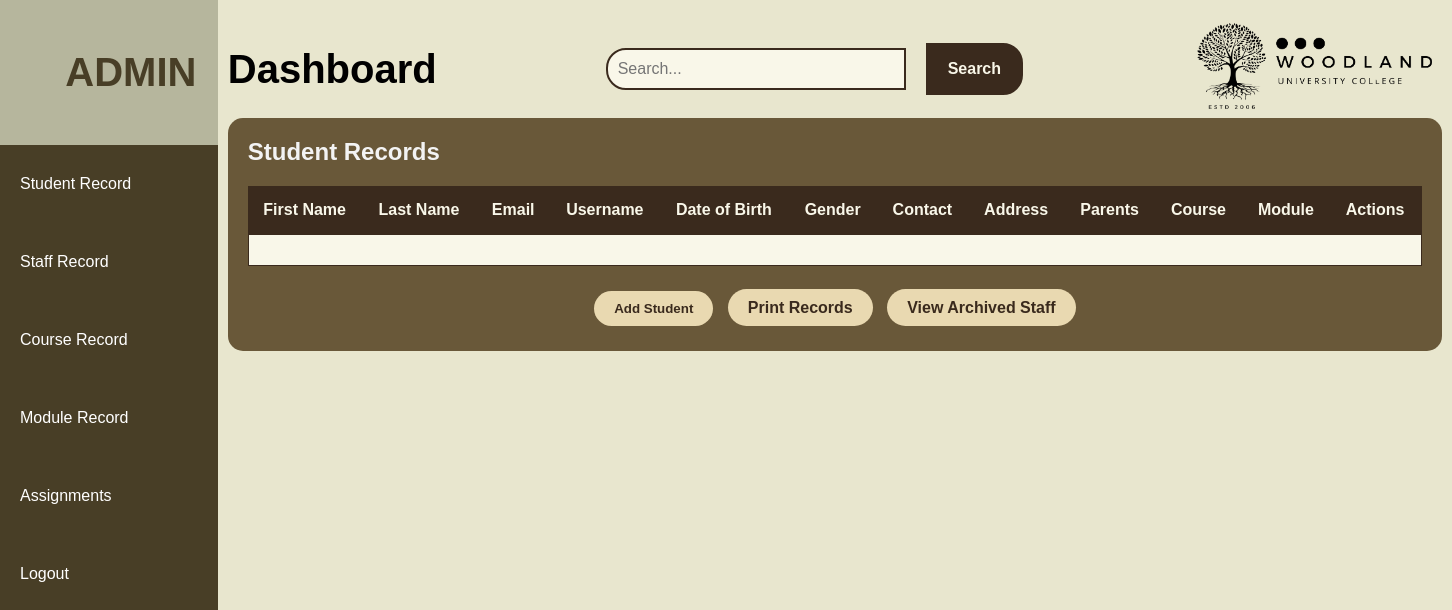
The page /websites/default/public/admin/studentrecord.php on the database as committed earlier.
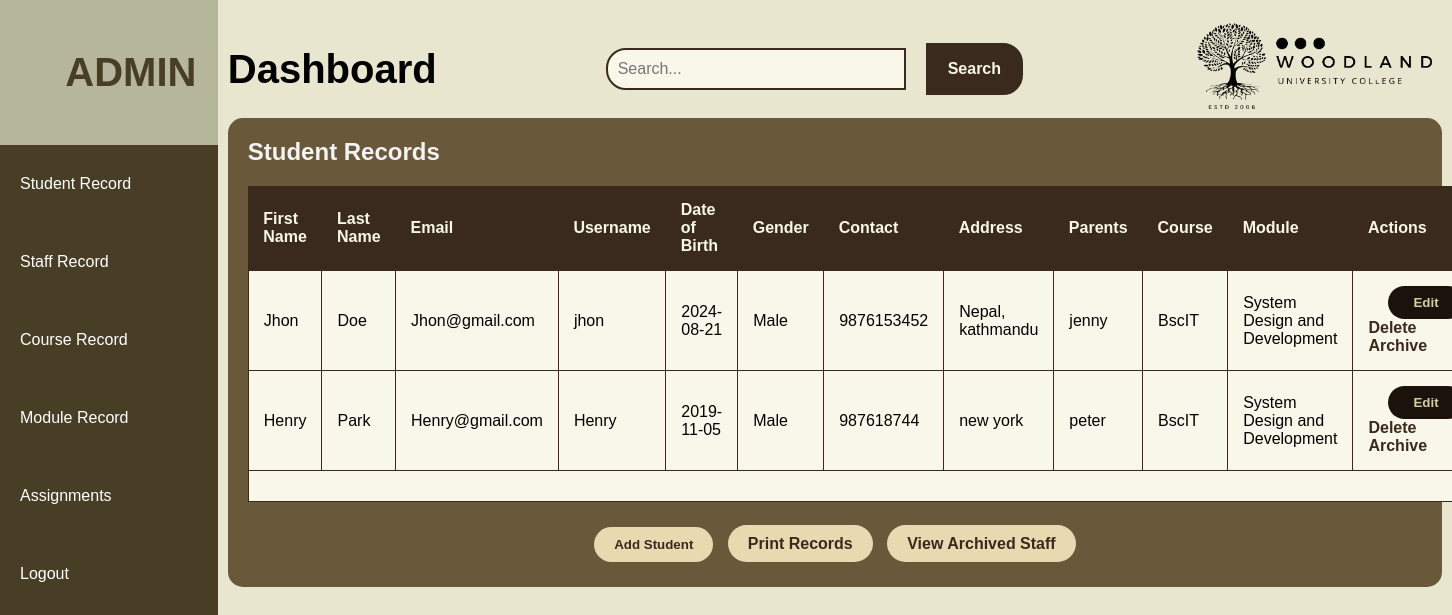
The same page on the database as committed later.
### tables this page shows
CREATE TABLE `students` (
  `id` int(11) NOT NULL AUTO_INCREMENT,
  `firstname` varchar(50) NOT NULL,
  `lastname` varchar(50) NOT NULL,
  `email` varchar(100) NOT NULL,
  `username` varchar(50) NOT NULL,
  `password` varchar(255) NOT NULL,
  `is_archived` tinyint(1) DEFAULT 0,
  `course_id` int(11) DEFAULT NULL,
  `module_id` int(11) DEFAULT NULL,
  `date_of_birth` date DEFAULT NULL,
  `gender` varchar(10) DEFAULT NULL,
  `contact` varchar(20) DEFAULT NULL,
  `address` text DEFAULT NULL,
  `parents` text DEFAULT NULL,
  PRIMARY KEY (`id`),
  UNIQUE KEY `email` (`email`),
  UNIQUE KEY `username` (`username`),
  KEY `course_id` (`course_id`),
  KEY `module_id` (`module_id`),
  CONSTRAINT `students_ibfk_1` FOREIGN KEY (`course_id`) REFERENCES `courses` (`id`),
  CONSTRAINT `students_ibfk_2` FOREIGN KEY (`module_id`) REFERENCES `modules` (`id`)
);

CREATE TABLE `courses` (
  `id` int(11) NOT NULL AUTO_INCREMENT,
  `course_name` varchar(100) NOT NULL,
  `description` text DEFAULT NULL,
  `is_archived` tinyint(1) DEFAULT 0,
  PRIMARY KEY (`id`)
);

CREATE TABLE `modules` (
  `id` int(11) NOT NULL AUTO_INCREMENT,
  `module_name` varchar(100) NOT NULL,
  `description` text DEFAULT NULL,
  `course_id` int(11) DEFAULT NULL,
  `is_archived` tinyint(1) DEFAULT 0,
  PRIMARY KEY (`id`),
  KEY `course_id` (`course_id`),
  CONSTRAINT `fk_course_id` FOREIGN KEY (`course_id`) REFERENCES `courses` (`id`)
);

### websites/default/public/admin/studentrecord.php (the view, shortened to what this page needs)
<?php
$db = new DatabaseConnection();
$conn = $db->getConnection();
$queryCourses = "SELECT * FROM courses WHERE is_archived = 0";
$stmtCourses = $conn->prepare($queryCourses);
$stmtCourses->execute();
$courses = $stmtCourses->fetchAll(PDO::FETCH_ASSOC);
$queryModules = "SELECT * FROM modules WHERE is_archived = 0";
$stmtModules = $conn->prepare($queryModules);
$stmtModules->execute();
$modules = $stmtModules->fetchAll(PDO::FETCH_ASSOC);
$query = "SELECT students.*, courses.course_name, modules.module_name FROM students
          LEFT JOIN courses ON students.course_id = courses.id
          LEFT JOIN modules ON students.module_id = modules.id
          WHERE students.is_archived = 0";
$stmt = $conn->prepare($query);
$stmt->execute();
$students = $stmt->fetchAll(PDO::FETCH_ASSOC);
$content = '
    <div class="table-container">
        <h1 class="table-title">Student Records</h1>
        <table id="studentTable">
            <tr>
                <th>First Name</th>
                <th>Last Name</th>
                <th>Email</th>
                <th>Username</th>
                <th>Date of Birth</th>
                <th>Gender</th>
                <th>Contact</th>
                <th>Address</th>
                <th>Parents</th>
                <th>Course</th>
                <th>Module</th>
                <th>Actions</th>
            </tr>';
foreach ($students as $row) {
    $content .= '
            <tr>
                <td>' . htmlspecialchars($row['firstname']) . '</td>
                <td>' . htmlspecialchars($row['lastname']) . '</td>
                <td>' . htmlspecialchars($row['email']) . '</td>
                <td>' . htmlspecialchars($row['username']) . '</td>
                <td>' . htmlspecialchars($row['date_of_birth']) . '</td>
                <td>' . htmlspecialchars($row['gender']) . '</td>
                <td>' . htmlspecialchars($row['contact']) . '</td>
                <td>' . htmlspecialchars($row['address']) . '</td>
                <td>' . htmlspecialchars($row['parents']) . '</td>
                <td>' . htmlspecialchars($row['course_name']) . '</td>
                <td>' . htmlspecialchars($row['module_name']) . '</td>
                <td>
                    <button onclick="openEditDialog(' . htmlspecialchars($row['id']) . ')">Edit</button>
                    <a href="studentrecord.php?delete=' . htmlspecialchars($row['id']) . '">Delete</a>
                    <a href="archive.php?id=' . htmlspecialchars($row['id']) . '">Archive</a>
                </td>
            </tr>';
}
$content .= '
            <tr>
                <td colspan="12">
                    <div id="studentFormDialog" class="modal">
                        <div class="modal-content">
                            <span class="close" onclick="closeFormDialog()">&times;</span>
                            <h1 id="formTitle">Add New Student</h1>
                            <form id="studentForm" method="POST">
                                <input type="hidden" name="id" id="studentId">
                                <input type="text" name="firstname" id="firstname" placeholder="First Name" required>
                                <input type="text" name="lastname" id="lastname" placeholder="Last Name" required>
                                <input type="email" name="email" id="email" placeholder="Email" required>
                                <input type="text" name="username" id="username" placeholder="Username" required>
                                <input type="password" name="password" id="password" placeholder="Password (optional)">
                                <input type="date" name="date_of_birth" id="date_of_birth" placeholder="Date of Birth" required>
                                <select name="gender" id="gender" required>
                                    <option value="">Select Gender</option>
                                    <option value="Male">Male</option>
                                    <option value="Female">Female</option>
                                    <option value="Other">Other</option>
                                </select>
                                <input type="text" name="contact" id="contact" placeholder="Contact" required>
                                <textarea name="address" id="address" placeholder="Address" required></textarea>
                                <textarea name="parents" id="parents" placeholder="Parents Information" required></textarea>
                                <select name="course_id" id="course_id" required>
                                    <option value="">Select Course</option>';
foreach ($courses as $course) {
    $content .= '<option value="' . htmlspecialchars($course['id']) . '">' . htmlspecialchars($course['course_name']) . '</option>';
}
$content .= '
                                </select>
                                <select name="module_id" id="module_id" required>
                                    <option value="">Select Module</option>';
foreach ($modules as $module) {
    $content .= '<option value="' . htmlspecialchars($module['id']) . '">' . htmlspecialchars($module['module_name']) . '</option>';
}
$content .= '
                                </select>
                            </form>
                        </div>
                    </div>
                </td>
            </tr>
        </table>
        <div class="button-group">
            <button onclick="openFormDialog()" class="button">Add Student</button>
            <a href="print.php" class="button">Print Records</a>
            <a href="archivedstudents.php" class="button">View Archived Staff</a>
        </div>
    </div>
';
include 'admin_layout.php';
?>

### websites/default/public/admin/admin_layout.php (shortened to what this page needs)
<?php
$pageTitle = "Dashboard";
$activePage = basename($_SERVER['PHP_SELF']);
?>
<!DOCTYPE html>
<html lang="en">
<head>
    <link rel="stylesheet" href="../stylee.css">
</head>
<body class="admin-body">
    <div class="sidebar">
        <div class="sidebar-header">
            <h2>ADMIN</h2>
        </div>
        <ul class="sidebar-menu">
            <li class="<?php echo $activePage == 'studentrecord.php' ? 'active' : ''; ?>">
                <a href="studentrecord.php">Student Record</a>
            </li>
            <li class="<?php echo $activePage == 'staffrecord.php' ? 'active' : ''; ?>">
                <a href="staffrecord.php">Staff Record</a>
            </li>
            <li class="<?php echo $activePage == 'course_record.php' ? 'active' : ''; ?>">
                <a href="course_record.php">Course Record</a>
            </li>
            <li class="<?php echo $activePage == 'module_record.php' ? 'active' : ''; ?>">
                <a href="module_record.php">Module Record</a>
            </li>
            <li class="<?php echo $activePage == 'assignment.php' ? 'active' : ''; ?>">
                <a href="assignment.php">Assignments</a>
            </li>
            <li><a href="../logout.php">Logout</a></li>
        </ul>
    </div>
    <div class="main-content">
        <header class="admin-header">
            <h1><?php echo $pageTitle; ?></h1>
            <div class="search-container">
                <input type="text" id="searchInput" placeholder="Search...">
                <button id="searchButton">Search</button>
            </div>
            <div class="admin_logo">
                <img src="../images/Uni-logo.png" alt="Woodland University College Logo">
            </div>
        </header>
        <main>
            <?php echo isset($content) ? $content : ''; ?>
        </main>
    </div>
</body>
</html>

### websites/default/public/stylee.css (style rules this page uses)
* { box-sizing: border-box; margin: 0; padding: 0; }
li, a { font-family: "Montserrat", sans-serif; font-weight: 500; font-size: 16px; color: #333333; text-decoration: none; }
button { font-weight: 700; font-style: normal; color: rgb(213, 206, 163); font-kerning: none; text-decoration: none; }
button { padding: 9px 25px; background-color:rgb(26,18,11); border: none; border-radius: 50px; cursor: pointer; transition: all 0.3s ease 0s; margin-left: 20px; }
img { height: 70px; }
body { font-family: Arial, sans-serif; margin: 0; padding: 0; }
.admin-body { margin: 0; font-family: Arial, sans-serif; background-color: #eee; }
.sidebar { width: 15%; height: 100vh; background-color: #483E26; position: fixed; left: 0; top: 0; display: flex; flex-direction: column; justify-content: space-between; color: white; }
.sidebar-header { background-color: #B6B69D; padding: 50px 0px 50px 0px; }
.sidebar-header h2 { margin: 0; font-size: 2.5em; color: #483E26; padding-left: 30%; }
.sidebar-menu { list-style: none; padding: 0; margin: 0; flex: 1; }
.sidebar-menu li { padding: 20px 10px; font-size: 1.2em; justify-content: center; align-items: center; }
.sidebar-menu li a { text-decoration: none; color: #FFF; display: block; justify-content: center; align-items: center; padding: 10px; }
.main-content { margin-left: 15%; padding: 20px 10px; height: 100vh; background-color: #E8E6CE; }
.admin-header { display: flex; justify-content: space-between; align-items: center; background-color: none ; }
.admin-header h1 { font-size: 2.5em; color: black; margin: 0; }
.admin_logo img { width: 250px; height: auto; }
.search-container { width: 100%; margin: 20px 0; display: flex; justify-content: center; align-items: center; position: relative; }
#searchInput { width: 300px; padding: 10px; border: 2px solid #3A2A1D; border-radius: 20px 0 0 20px; font-size: 16px; background-color: #F9F7E9; color: #3A2A1D; }
#searchButton { padding: 15px 20px; border: 2px solid #3A2A1D; border-radius: 0 20px 20px 0; background-color: #3A2A1D; color: #F9F7E9; font-size: 16px; cursor: pointer; font-weight: bold; }
.table-container { width: 100%; padding: 20px; background-color: #695839; border-radius: 15px; }
.table-title { font-size: 24px; font-weight: bold; margin-bottom: 20px; color: #f3f3f3; }
table { border-radius: 20px; width: 100%; border-collapse: collapse; }
th { background-color: #3A2A1D; color: #F9F7E9; padding: 15px; text-align: left; }
td { background-color: #F9F7E9; padding: 15px; border: 1px solid #3A2A1D; text-align: left; }
td a { color: #3A2A1D; text-decoration: none; font-weight: bold; margin-right: 10px; }
.button-group { margin-top: 20px; text-align: center; }
.button { background-color: #E9D9B1; color: #3A2A1D; padding: 10px 20px; margin: 5px; border-radius: 20px; text-decoration: none; font-weight: bold; }

Rows that differ between the two databases and show on the page:
added students: firstname "Jhon", lastname "Doe", email "Jhon@gmail.com", username "jhon", date_of_birth "2024-08-21", gender "Male", contact "9876153452", address "Nepal, kathmandu", parents "jenny", course.course_name "BscIT", module.module_name "System Design and Development"
added students: firstname "Henry", lastname "Park", email "Henry@gmail.com", username "Henry", date_of_birth "2019-11-05", gender "Male", contact "987618744", address "new york", parents "peter", course.course_name "BscIT", module.module_name "System Design and Development"
